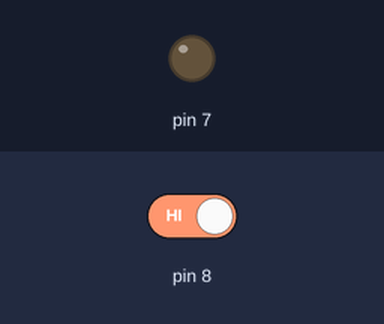
Bench run of a sketch on a simulated Arduino Uno, built with avr-gcc and run on an emulated ATmega328P. Parts: output pins drawn as LEDs (lit = HIGH). The inputs (shaded band) are chosen by the test bench; at power-on: pin 8 HIGH.

Above: at 1.2 s.
1.3 s: pin 8 driven LOW
At 1.8 s:
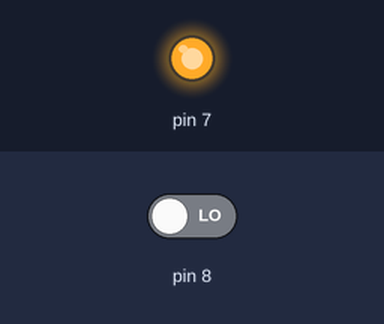
2.8 s: pin 8 driven HIGH
At 4.1 s:
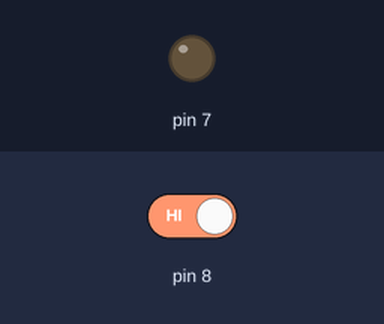
Timing chart, 0 to 5.8 s (numbered marks = the images above; inputs shaded):
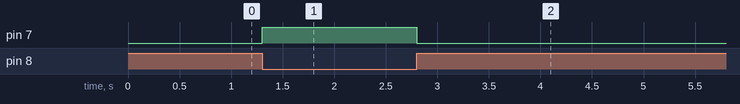

The sketch:

Button2Led.ino
```cpp
void setup() {
  // put your setup code here, to run once:
  pinMode(8,INPUT);
  pinMode(7,OUTPUT);
}

void loop() {
  // put your main code here, to run repeatedly:
  int Button = digitalRead(8);
  if (Button == LOW)
    digitalWrite(7,HIGH);
  else
    digitalWrite(7,LOW);
}
```

Measured:
- after the input at 1.3 s, pin 7: LOW → HIGH at once
- after the input at 2.8 s, pin 7: HIGH → LOW at once
